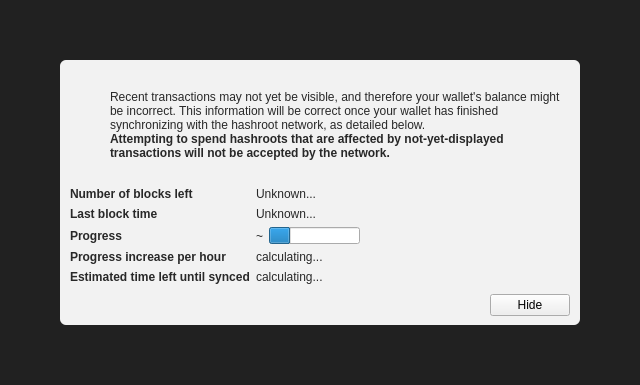
<?xml version="1.0" encoding="UTF-8"?>
<ui version="4.0">
 <class>ModalOverlay</class>
 <widget class="ModalOverlay" name="ModalOverlay">
  <property name="geometry">
   <rect>
    <x>0</x>
    <y>0</y>
    <width>640</width>
    <height>385</height>
   </rect>
  </property>
  <property name="windowTitle">
   <string>Form</string>
  </property>
  <layout class="QVBoxLayout" name="verticalLayout" stretch="0">
   <property name="sizeConstraint">
    <enum>QLayout::SetDefaultConstraint</enum>
   </property>
   <property name="leftMargin">
    <number>0</number>
   </property>
   <property name="topMargin">
    <number>0</number>
   </property>
   <property name="rightMargin">
    <number>0</number>
   </property>
   <property name="bottomMargin">
    <number>0</number>
   </property>
   <item>
    <widget class="QWidget" name="bgWidget" native="true">
     <property name="styleSheet">
      <string notr="true">#bgWidget { background: rgba(0,0,0,220); }</string>
     </property>
     <layout class="QVBoxLayout" name="verticalLayoutMain" stretch="1">
      <property name="leftMargin">
       <number>60</number>
      </property>
      <property name="topMargin">
       <number>60</number>
      </property>
      <property name="rightMargin">
       <number>60</number>
      </property>
      <property name="bottomMargin">
       <number>60</number>
      </property>
      <item>
       <widget class="QWidget" name="contentWidget" native="true">
        <property name="styleSheet">
         <string notr="true">#contentWidget { background: rgba(255,255,255,240); border-radius: 6px; }

QLabel { color: rgb(40,40,40);  }</string>
        </property>
        <layout class="QVBoxLayout" name="verticalLayoutSub" stretch="1,0,0,0">
         <property name="spacing">
          <number>0</number>
         </property>
         <property name="leftMargin">
          <number>10</number>
         </property>
         <property name="topMargin">
          <number>10</number>
         </property>
         <property name="rightMargin">
          <number>10</number>
         </property>
         <property name="bottomMargin">
          <number>10</number>
         </property>
         <item>
          <layout class="QHBoxLayout" name="horizontalLayoutIconText" stretch="0,1">
           <property name="topMargin">
            <number>20</number>
           </property>
           <item>
            <layout class="QVBoxLayout" name="verticalLayoutIcon">
             <property name="leftMargin">
              <number>0</number>
             </property>
             <item>
              <widget class="QPushButton" name="warningIcon">
               <property name="enabled">
                <bool>false</bool>
               </property>
               <property name="text">
                <string/>
               </property>
               <property name="icon">
                <iconset>
                 <normaloff>:/icons/warning</normaloff>
                 <disabledoff>:/icons/warning</disabledoff>:/icons/warning</iconset>
               </property>
               <property name="iconSize">
                <size>
                 <width>48</width>
                 <height>48</height>
                </size>
               </property>
               <property name="flat">
                <bool>true</bool>
               </property>
              </widget>
             </item>
             <item>
              <spacer name="verticalSpacerWarningIcon">
               <property name="orientation">
                <enum>Qt::Vertical</enum>
               </property>
               <property name="sizeHint" stdset="0">
                <size>
                 <width>20</width>
                 <height>40</height>
                </size>
               </property>
              </spacer>
             </item>
            </layout>
           </item>
           <item>
            <layout class="QVBoxLayout" name="verticalLayoutInfoText">
             <property name="leftMargin">
              <number>0</number>
             </property>
             <property name="topMargin">
              <number>0</number>
             </property>
             <item>
              <widget class="QLabel" name="infoText">
               <property name="text">
                <string>Recent transactions may not yet be visible, and therefore your wallet's balance might be incorrect. This information will be correct once your wallet has finished synchronizing with the hashroot network, as detailed below.</string>
               </property>
               <property name="textFormat">
                <enum>Qt::RichText</enum>
               </property>
               <property name="wordWrap">
                <bool>true</bool>
               </property>
              </widget>
             </item>
             <item>
              <widget class="QLabel" name="infoTextStrong">
               <property name="font">
                <font>
                 <weight>75</weight>
                 <bold>true</bold>
                </font>
               </property>
               <property name="text">
                <string>Attempting to spend hashroots that are affected by not-yet-displayed transactions will not be accepted by the network.</string>
               </property>
               <property name="textFormat">
                <enum>Qt::RichText</enum>
               </property>
               <property name="wordWrap">
                <bool>true</bool>
               </property>
              </widget>
             </item>
             <item>
              <spacer name="verticalSpacerInTextSpace">
               <property name="orientation">
                <enum>Qt::Vertical</enum>
               </property>
               <property name="sizeHint" stdset="0">
                <size>
                 <width>20</width>
                 <height>40</height>
                </size>
               </property>
              </spacer>
             </item>
            </layout>
           </item>
          </layout>
         </item>
         <item>
          <spacer name="verticalSpacerAfterText">
           <property name="orientation">
            <enum>Qt::Vertical</enum>
           </property>
           <property name="sizeHint" stdset="0">
            <size>
             <width>20</width>
             <height>40</height>
            </size>
           </property>
          </spacer>
         </item>
         <item>
          <layout class="QFormLayout" name="formLayout">
           <property name="fieldGrowthPolicy">
            <enum>QFormLayout::FieldsStayAtSizeHint</enum>
           </property>
           <property name="horizontalSpacing">
            <number>6</number>
           </property>
           <property name="verticalSpacing">
            <number>6</number>
           </property>
           <property name="topMargin">
            <number>10</number>
           </property>
           <item row="0" column="0">
            <widget class="QLabel" name="labelNumberOfBlocksLeft">
             <property name="font">
              <font>
               <weight>75</weight>
               <bold>true</bold>
              </font>
             </property>
             <property name="text">
              <string>Number of blocks left</string>
             </property>
            </widget>
           </item>
           <item row="0" column="1">
            <widget class="QLabel" name="numberOfBlocksLeft">
             <property name="text">
              <string>Unknown...</string>
             </property>
            </widget>
           </item>
           <item row="1" column="0">
            <widget class="QLabel" name="labelLastBlockTime">
             <property name="font">
              <font>
               <weight>75</weight>
               <bold>true</bold>
              </font>
             </property>
             <property name="text">
              <string>Last block time</string>
             </property>
            </widget>
           </item>
           <item row="1" column="1">
            <widget class="QLabel" name="newestBlockDate">
             <property name="sizePolicy">
              <sizepolicy hsizetype="Maximum" vsizetype="Preferred">
               <horstretch>0</horstretch>
               <verstretch>0</verstretch>
              </sizepolicy>
             </property>
             <property name="text">
              <string>Unknown...</string>
             </property>
            </widget>
           </item>
           <item row="2" column="0">
            <widget class="QLabel" name="labelSyncDone">
             <property name="font">
              <font>
               <weight>75</weight>
               <bold>true</bold>
              </font>
             </property>
             <property name="text">
              <string>Progress</string>
             </property>
            </widget>
           </item>
           <item row="2" column="1">
            <layout class="QHBoxLayout" name="horizontalLayoutSync" stretch="0,1">
             <item>
              <widget class="QLabel" name="percentageProgress">
               <property name="text">
                <string notr="true">~</string>
               </property>
              </widget>
             </item>
             <item>
              <widget class="QProgressBar" name="progressBar">
               <property name="value">
                <number>24</number>
               </property>
               <property name="format">
                <string/>
               </property>
              </widget>
             </item>
            </layout>
           </item>
           <item row="4" column="0">
            <widget class="QLabel" name="labelProgressIncrease">
             <property name="font">
              <font>
               <weight>75</weight>
               <bold>true</bold>
              </font>
             </property>
             <property name="text">
              <string>Progress increase per hour</string>
             </property>
            </widget>
           </item>
           <item row="4" column="1">
            <widget class="QLabel" name="progressIncreasePerH">
             <property name="text">
              <string>calculating...</string>
             </property>
            </widget>
           </item>
           <item row="5" column="0">
            <widget class="QLabel" name="labelEstimatedTimeLeft">
             <property name="font">
              <font>
               <weight>75</weight>
               <bold>true</bold>
              </font>
             </property>
             <property name="text">
              <string>Estimated time left until synced</string>
             </property>
            </widget>
           </item>
           <item row="5" column="1">
            <widget class="QLabel" name="expectedTimeLeft">
             <property name="text">
              <string>calculating...</string>
             </property>
            </widget>
           </item>
          </layout>
         </item>
         <item>
          <layout class="QHBoxLayout" name="horizontalLayoutButtons">
           <property name="leftMargin">
            <number>10</number>
           </property>
           <property name="topMargin">
            <number>10</number>
           </property>
           <item>
            <spacer name="horizontalSpacer">
             <property name="orientation">
              <enum>Qt::Horizontal</enum>
             </property>
             <property name="sizeHint" stdset="0">
              <size>
               <width>40</width>
               <height>20</height>
              </size>
             </property>
            </spacer>
           </item>
           <item>
            <widget class="QPushButton" name="closeButton">
             <property name="text">
              <string>Hide</string>
             </property>
            </widget>
           </item>
          </layout>
         </item>
        </layout>
       </widget>
      </item>
     </layout>
    </widget>
   </item>
  </layout>
 </widget>
 <customwidgets>
  <customwidget>
   <class>ModalOverlay</class>
   <extends>QWidget</extends>
   <header>modaloverlay.h</header>
   <container>1</container>
  </customwidget>
 </customwidgets>
 <resources/>
 <connections/>
</ui>
